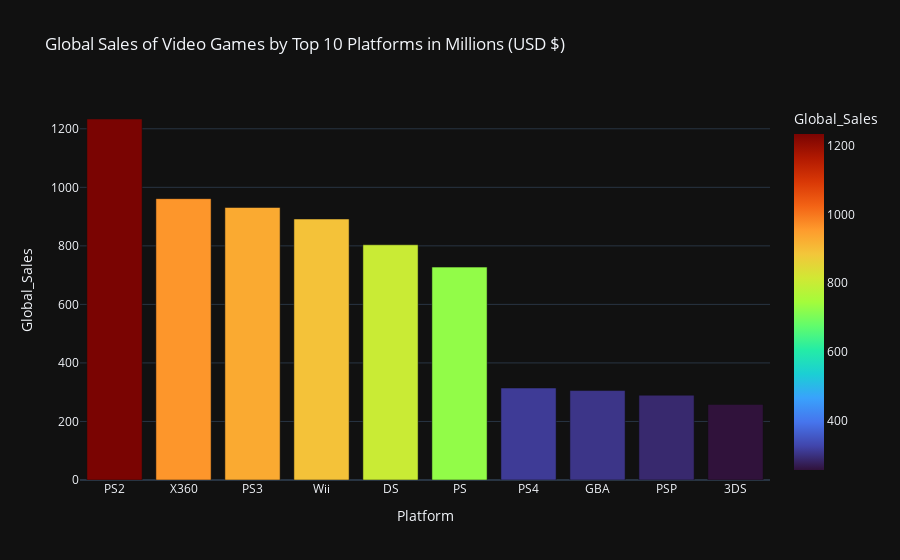

Here is the notebook cell this chart was saved with:
### Code cell
#Showing Global Sales of Video Games by Top 10 Platforms

df_plat = df.groupby(['Platform'], as_index=False)['Global_Sales'].sum().sort_values(by='Global_Sales',ascending=False).head(10)
fig7 = px.bar(df_plat, x = 'Platform', y = 'Global_Sales', template = "plotly_dark", color = 'Global_Sales', color_continuous_scale=px.colors.sequential.Turbo, title='Global Sales of Video Games by Top 10 Platforms in Millions (USD $)')
fig7.show()

### Figure 1 — Plotly figure (JSON) as saved in the notebook; plotly's stock layout.template omitted (floating-point values rounded to 4 significant figures)
{"data": [{"alignmentgroup": "True", "hovertemplate": "Platform=%{x}<br>Global_Sales=%{marker.color}<extra></extra>", "legendgroup": "", "marker": {"color": [1233.0, 961.4, 931.1, 891.7, 803.7, 727.4, 314.2, 305.6, 289.8, 257.9], "coloraxis": "coloraxis", "pattern": {"shape": ""}}, "name": "", "offsetgroup": "", "orientation": "v", "showlegend": false, "textposition": "auto", "type": "bar", "x": ["PS2", "X360", "PS3", "Wii", "DS", "PS", "PS4", "GBA", "PSP", "3DS"], "xaxis": "x", "y": [1233.0, 961.4, 931.1, 891.7, 803.7, 727.4, 314.2, 305.6, 289.8, 257.9], "yaxis": "y"}], "layout": {"barmode": "relative", "coloraxis": {"colorbar": {"title": {"text": "Global_Sales"}}, "colorscale": [[0, "#30123b"], [0.07143, "#4145ab"], [0.1429, "#4675ed"], [0.2143, "#39a2fc"], [0.2857, "#1bcfd4"], [0.3571, "#24eca6"], [0.4286, "#61fc6c"], [0.5, "#a4fc3b"], [0.5714, "#d1e834"], [0.6429, "#f3c63a"], [0.7143, "#fe9b2d"], [0.7857, "#f36315"], [0.8571, "#d93806"], [0.9286, "#b11901"], [1, "#7a0402"]]}, "legend": {"tracegroupgap": 0}, "title": {"text": "Global Sales of Video Games by Top 10 Platforms in Millions (USD $)"}, "xaxis": {"anchor": "y", "domain": [0, 1], "title": {"text": "Platform"}}, "yaxis": {"anchor": "x", "domain": [0, 1], "title": {"text": "Global_Sales"}}}}
